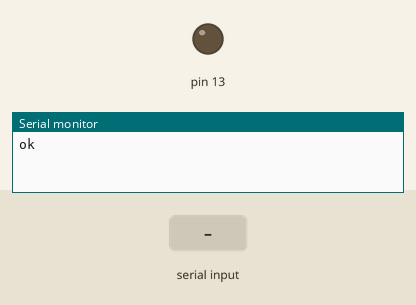
Recording of a sketch running on a simulated Arduino Uno, built with avr-gcc and run on an emulated ATmega328P. Parts: output pins drawn as LEDs (lit = HIGH), the last lines printed to the serial monitor. The inputs (shaded band) are chosen by the test bench.

Above: at 1.2 s.
1.3 s: "on\n" received over the second serial link
At 1.8 s:
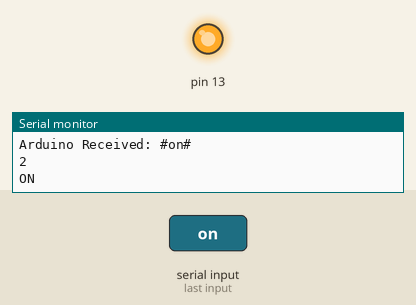
2.8 s: "off\n" received over the second serial link
At 4.2 s:
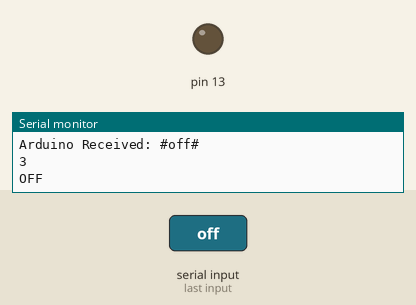
Timing chart, 0 to 5.8 s (numbered marks = the images above; inputs shaded):
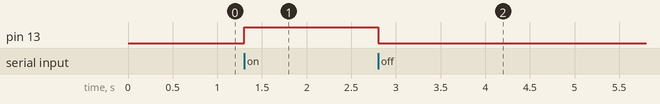

The sketch:

230-AppInventorBT.ino
```cpp
#include <SoftwareSerial.h>

SoftwareSerial SSerial(6, 7); //6 RX e 7 TX

void setup() {
  Serial.begin(9600);
  while(!Serial) {}

  Serial.println("ok");
  SSerial.begin(9600);

  pinMode(13, OUTPUT);
}

String line = "";
void loop() {
  if (SSerial.available()){
    char ch = SSerial.read();
    if ((ch == '\n') || (ch == '\r')){
      process(line);

      line = ""; // Clear recieved buffer
    } else {
      line += ch;
    }
  }
}

void process(String line) {
  Serial.print("Arduino Received: ");
  Serial.println("#"+line+"#");
  Serial.println(line.length());

  if (line.equals("on")) {
      digitalWrite(13, HIGH);
      Serial.println("ON");
    }
    if (line.equals("off")) {
      digitalWrite(13, LOW);
      Serial.println("OFF");
    }
}
```

Measured:
- after the input at 1.3 s, pin 13: LOW → HIGH at once
- after the input at 2.8 s, pin 13: HIGH → LOW at once
